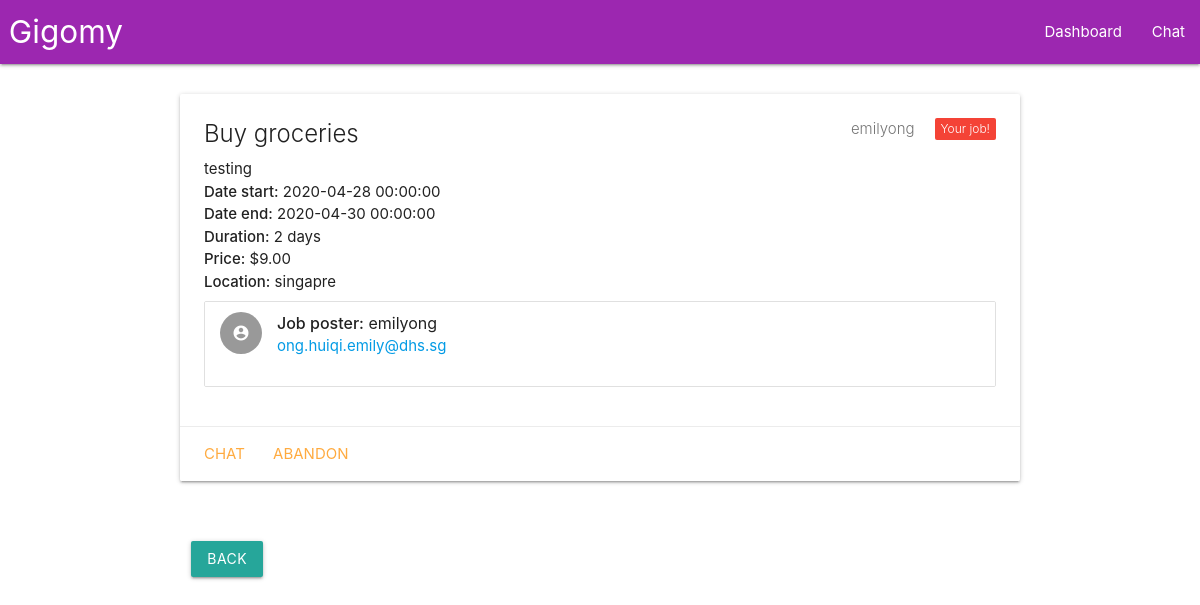
The page /see/1 (signed in) on the database its author committed.
### main.py (models this page shows, shortened)
class Job(db.Model):
    jobID = db.Column(db.Integer, unique = True, autoincrement = True, nullable = False, index = True, primary_key = True)
    jobTitle = db.Column(db.String, index = True, nullable = False)
    jobDescription = db.Column(db.String, nullable = False)
    jobLocation = db.Column(db.String, nullable = True)
    jobPrice = db.Column(db.Float, index = True, nullable = False)
    jobDatePosted = db.Column(db.DateTime, index = True, nullable = False)
    jobDateStart = db.Column(db.DateTime, index = True, nullable = True)
    jobDateEnd = db.Column(db.DateTime, index = True, nullable = True)
    jobSender = db.Column(db.String, db.ForeignKey("user.username"), nullable = False)
    jobReceiver = db.Column(db.String, db.ForeignKey("user.username"), nullable = True)

class User(UserMixin, db.Model):
    username = db.Column(db.String, unique = True, nullable = False, index = True, primary_key = True)
    email = db.Column(db.String, unique = True, index = True, nullable = False)
    password = db.Column(db.String, nullable = False)
    avatar = db.Column(db.String, nullable = True)

### main.py (the view)
@app.route ("/see/<id>")
@login_required
def see (id):
    job_ = Job.query.filter_by(jobID = id).first()
    if job_ is None:
        return redirect(url_for("index"))
    else:
        job = processJob(job_)
        currentUser = getUser(current_user)
        jobSender_ = User.query.filter_by(username = job["jobSender"]).first()
        jobSender = getUser(jobSender_)
        return render_template("see.html", job=job, currentUser=currentUser,
                                jobSender=jobSender)

### main.py (called while the page is built)
def getUser (user):
    currentUser = {"username": user.username,
                    "email": user.email,
                    "avatar": user.avatar}
    return currentUser

@login.user_loader
def load_user(username):
    return User.query.get(username)

### templates/see.html (shortened to what this page needs)
{% extends "base.html" %}
{% block content %}
  <div id={{job["jobID"]}} class="card darken-1">
    <div class="card-content">
      <span class="card-title">
        {% if job["jobReceiver"] %}
          {% if job["jobReceiver"] == current_user["username"] %}
            <span class="red new badge" data-badge-caption="Your job!"></span>
          {% else %}
            <span class="red new badge" data-badge-caption="Already taken!"></span>
          {% endif %}
        {% else %}
          <span class="new badge" data-badge-caption="Not yet taken!"></span>
        {% endif %}
        <span class="badge">{{job["jobSender"]}}</span>
        {{job["jobTitle"]}}
      </span>
      <p>{{job["jobDescription"]}}</p>
      <p><strong>Date start:</strong> {{job["jobDateStart"]}}</p>
      <p><strong>Date end:</strong> {{job["jobDateEnd"]}}</p>
      <p><strong>Duration:</strong> {{job["jobDuration"]}}</p>
      <p><strong>Price:</strong> {{job["jobPrice"]}}</p>
      <p><strong>Location:</strong> {{job["jobLocation"]}}</p>
      <ul class="collection">
        <li class="collection-item avatar">
          <i class="material-icons circle">account_circle</i>
          <span class="title"><strong>Job poster:</strong> {{jobSender["username"]}}</span>
          <p><a href="mailto:{{jobSender['email']}}?subject=Gigomy">{{jobSender["email"]}}</a></p>
        </li>
      </ul>
    </div>
    <div class="card-action">
      <a href="{{url_for('chat', username=jobSender['username'])}}">Chat</a>
      {% if job["jobReceiver"] == currentUser["username"] %}
        <a href="{{url_for('abandonJob', jobID=job['jobID'])}}">Abandon</a>
      {% endif %}
    </div>
  </div>
  <br/><br/>
  <div class="row">
    <div class="col text-center">
      <a href="/"><button type="button" class="btn btn-light">Back</button></a>
    </div>
  </div>
{% endblock content %}

### rows shown on the page
Job: jobSender "emilyong", jobTitle "Buy groceries", jobDescription "testing", jobDateStart "2020-04-28 00:00:00", jobDateEnd "2020-04-30 00:00:00", jobLocation "singapre"
User: username "emilyong", email "ong.huiqi.emily@dhs.sg"

### other values the page prints
{{ job["jobDuration"] }} "2 days"
{{ job["jobPrice"] }} "$9.00"
